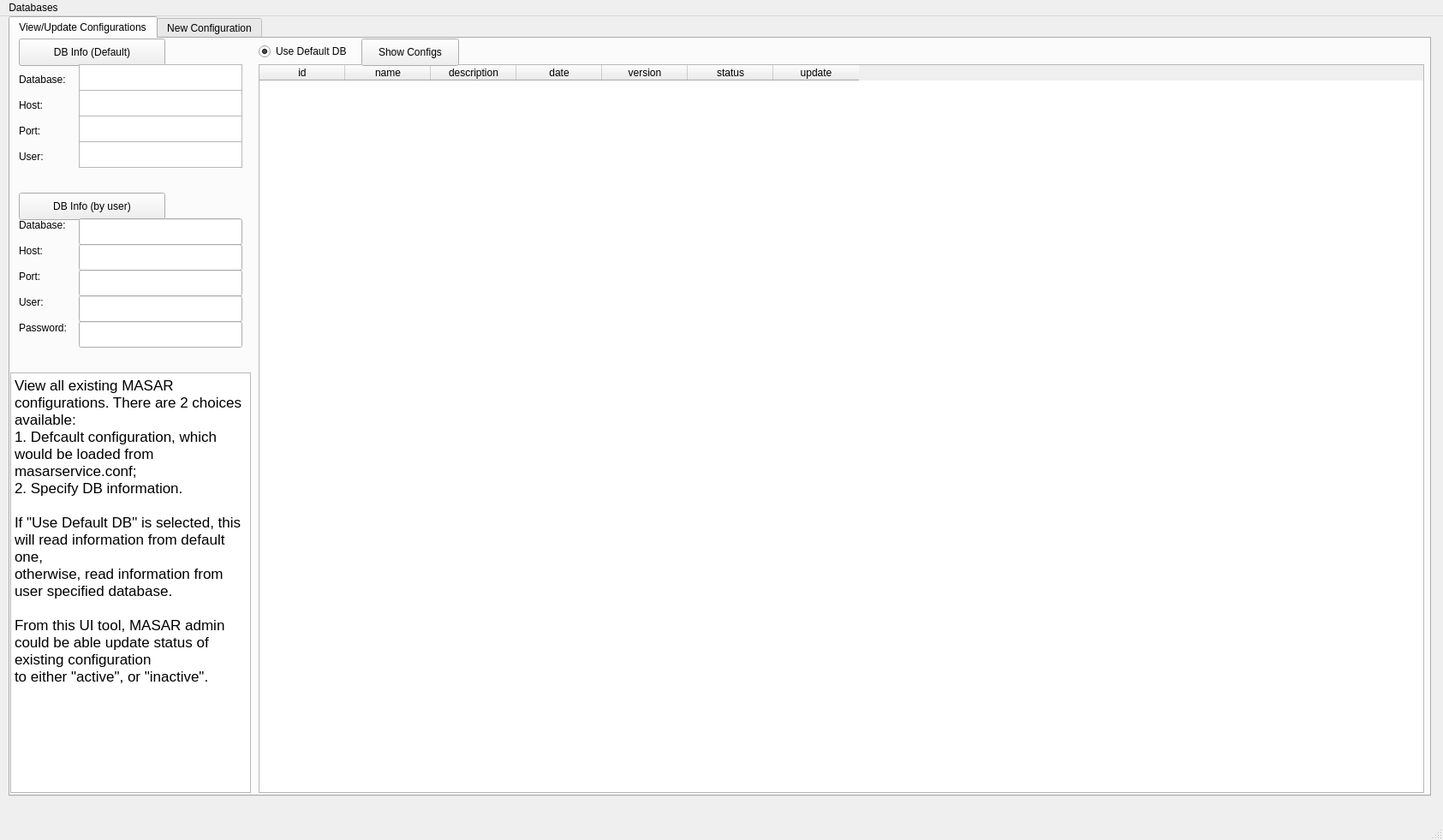
<?xml version="1.0" encoding="UTF-8"?>
<ui version="4.0">
 <class>dbmanagerUI</class>
 <widget class="QMainWindow" name="dbmanagerUI">
  <property name="geometry">
   <rect>
    <x>0</x>
    <y>0</y>
    <width>1685</width>
    <height>981</height>
   </rect>
  </property>
  <property name="windowTitle">
   <string>Masar Configuration Manager</string>
  </property>
  <widget class="QWidget" name="centralwidget">
   <widget class="QTabWidget" name="tabWidget">
    <property name="geometry">
     <rect>
      <x>10</x>
      <y>0</y>
      <width>1661</width>
      <height>911</height>
     </rect>
    </property>
    <property name="currentIndex">
     <number>0</number>
    </property>
    <widget class="QWidget" name="tab">
     <attribute name="title">
      <string>View/Update Configurations</string>
     </attribute>
     <widget class="QTableWidget" name="masarConfigTableWidget">
      <property name="geometry">
       <rect>
        <x>290</x>
        <y>30</y>
        <width>1361</width>
        <height>851</height>
       </rect>
      </property>
      <property name="columnCount">
       <number>7</number>
      </property>
      <attribute name="horizontalHeaderVisible">
       <bool>true</bool>
      </attribute>
      <attribute name="horizontalHeaderShowSortIndicator" stdset="0">
       <bool>true</bool>
      </attribute>
      <attribute name="verticalHeaderVisible">
       <bool>false</bool>
      </attribute>
      <attribute name="verticalHeaderShowSortIndicator" stdset="0">
       <bool>false</bool>
      </attribute>
      <column>
       <property name="text">
        <string>id</string>
       </property>
      </column>
      <column>
       <property name="text">
        <string>name</string>
       </property>
      </column>
      <column>
       <property name="text">
        <string>description</string>
       </property>
      </column>
      <column>
       <property name="text">
        <string>date</string>
       </property>
      </column>
      <column>
       <property name="text">
        <string>version</string>
       </property>
      </column>
      <column>
       <property name="text">
        <string>status</string>
       </property>
      </column>
      <column>
       <property name="text">
        <string>update</string>
       </property>
      </column>
     </widget>
     <widget class="QPushButton" name="showMasarConfigButton">
      <property name="geometry">
       <rect>
        <x>410</x>
        <y>0</y>
        <width>114</width>
        <height>32</height>
       </rect>
      </property>
      <property name="text">
       <string>Show Configs</string>
      </property>
     </widget>
     <widget class="QPushButton" name="defaultInfoButton">
      <property name="geometry">
       <rect>
        <x>10</x>
        <y>0</y>
        <width>171</width>
        <height>32</height>
       </rect>
      </property>
      <property name="text">
       <string>DB Info (Default)</string>
      </property>
     </widget>
     <widget class="QLabel" name="label_3">
      <property name="geometry">
       <rect>
        <x>10</x>
        <y>100</y>
        <width>62</width>
        <height>16</height>
       </rect>
      </property>
      <property name="text">
       <string>Port:</string>
      </property>
     </widget>
     <widget class="QLabel" name="label">
      <property name="geometry">
       <rect>
        <x>10</x>
        <y>40</y>
        <width>62</width>
        <height>16</height>
       </rect>
      </property>
      <property name="text">
       <string>Database:</string>
      </property>
     </widget>
     <widget class="QLabel" name="label_2">
      <property name="geometry">
       <rect>
        <x>10</x>
        <y>70</y>
        <width>62</width>
        <height>16</height>
       </rect>
      </property>
      <property name="text">
       <string>Host:</string>
      </property>
     </widget>
     <widget class="QPushButton" name="newInfoButton">
      <property name="geometry">
       <rect>
        <x>10</x>
        <y>180</y>
        <width>171</width>
        <height>32</height>
       </rect>
      </property>
      <property name="text">
       <string>DB Info (by user)</string>
      </property>
     </widget>
     <widget class="QLabel" name="label_7">
      <property name="geometry">
       <rect>
        <x>10</x>
        <y>130</y>
        <width>62</width>
        <height>16</height>
       </rect>
      </property>
      <property name="text">
       <string>User:</string>
      </property>
     </widget>
     <widget class="QTextBrowser" name="databaseDefault">
      <property name="geometry">
       <rect>
        <x>80</x>
        <y>30</y>
        <width>191</width>
        <height>31</height>
       </rect>
      </property>
     </widget>
     <widget class="QTextBrowser" name="hostDefault">
      <property name="geometry">
       <rect>
        <x>80</x>
        <y>60</y>
        <width>191</width>
        <height>31</height>
       </rect>
      </property>
     </widget>
     <widget class="QTextBrowser" name="portDefault">
      <property name="geometry">
       <rect>
        <x>80</x>
        <y>90</y>
        <width>191</width>
        <height>31</height>
       </rect>
      </property>
     </widget>
     <widget class="QTextBrowser" name="userDefault">
      <property name="geometry">
       <rect>
        <x>80</x>
        <y>120</y>
        <width>191</width>
        <height>31</height>
       </rect>
      </property>
     </widget>
     <widget class="QLabel" name="label_10">
      <property name="geometry">
       <rect>
        <x>10</x>
        <y>300</y>
        <width>62</width>
        <height>16</height>
       </rect>
      </property>
      <property name="text">
       <string>User:</string>
      </property>
     </widget>
     <widget class="QLabel" name="label_11">
      <property name="geometry">
       <rect>
        <x>10</x>
        <y>240</y>
        <width>62</width>
        <height>16</height>
       </rect>
      </property>
      <property name="text">
       <string>Host:</string>
      </property>
     </widget>
     <widget class="QLabel" name="label_12">
      <property name="geometry">
       <rect>
        <x>10</x>
        <y>270</y>
        <width>62</width>
        <height>16</height>
       </rect>
      </property>
      <property name="text">
       <string>Port:</string>
      </property>
     </widget>
     <widget class="QLabel" name="label_13">
      <property name="geometry">
       <rect>
        <x>10</x>
        <y>210</y>
        <width>62</width>
        <height>16</height>
       </rect>
      </property>
      <property name="text">
       <string>Database:</string>
      </property>
     </widget>
     <widget class="QLineEdit" name="databaseLineEdit">
      <property name="geometry">
       <rect>
        <x>80</x>
        <y>210</y>
        <width>191</width>
        <height>31</height>
       </rect>
      </property>
     </widget>
     <widget class="QLineEdit" name="databaseHostLineEdit">
      <property name="geometry">
       <rect>
        <x>80</x>
        <y>240</y>
        <width>191</width>
        <height>31</height>
       </rect>
      </property>
     </widget>
     <widget class="QLineEdit" name="databasePortLineEdit">
      <property name="geometry">
       <rect>
        <x>80</x>
        <y>270</y>
        <width>191</width>
        <height>31</height>
       </rect>
      </property>
     </widget>
     <widget class="QLineEdit" name="databaseUserLineEdit">
      <property name="geometry">
       <rect>
        <x>80</x>
        <y>300</y>
        <width>191</width>
        <height>31</height>
       </rect>
      </property>
     </widget>
     <widget class="QLineEdit" name="databasePwLineEdit">
      <property name="geometry">
       <rect>
        <x>80</x>
        <y>330</y>
        <width>191</width>
        <height>31</height>
       </rect>
      </property>
      <property name="echoMode">
       <enum>QLineEdit::PasswordEchoOnEdit</enum>
      </property>
     </widget>
     <widget class="QLabel" name="label_14">
      <property name="geometry">
       <rect>
        <x>10</x>
        <y>330</y>
        <width>62</width>
        <height>16</height>
       </rect>
      </property>
      <property name="text">
       <string>Password:</string>
      </property>
     </widget>
     <widget class="QRadioButton" name="useDefaultDBRadioButton">
      <property name="geometry">
       <rect>
        <x>290</x>
        <y>5</y>
        <width>121</width>
        <height>20</height>
       </rect>
      </property>
      <property name="text">
       <string>Use Default DB</string>
      </property>
      <property name="checked">
       <bool>true</bool>
      </property>
     </widget>
     <widget class="QTextBrowser" name="textBrowser">
      <property name="geometry">
       <rect>
        <x>0</x>
        <y>390</y>
        <width>281</width>
        <height>491</height>
       </rect>
      </property>
      <property name="autoFillBackground">
       <bool>false</bool>
      </property>
      <property name="html">
       <string>&lt;!DOCTYPE HTML PUBLIC &quot;-//W3C//DTD HTML 4.0//EN&quot; &quot;http://www.w3.org/TR/REC-html40/strict.dtd&quot;&gt;
&lt;html&gt;&lt;head&gt;&lt;meta name=&quot;qrichtext&quot; content=&quot;1&quot; /&gt;&lt;style type=&quot;text/css&quot;&gt;
p, li { white-space: pre-wrap; }
&lt;/style&gt;&lt;/head&gt;&lt;body style=&quot; font-family:'.Lucida Grande UI'; font-size:13pt; font-weight:400; font-style:normal;&quot;&gt;
&lt;p style=&quot; margin-top:0px; margin-bottom:0px; margin-left:0px; margin-right:0px; -qt-block-indent:0; text-indent:0px;&quot;&gt;View all existing MASAR configurations. There are 2 choices available:&lt;/p&gt;
&lt;p style=&quot; margin-top:0px; margin-bottom:0px; margin-left:0px; margin-right:0px; -qt-block-indent:0; text-indent:0px;&quot;&gt;1. Defcault configuration, which would be loaded from masarservice.conf;&lt;/p&gt;
&lt;p style=&quot; margin-top:0px; margin-bottom:0px; margin-left:0px; margin-right:0px; -qt-block-indent:0; text-indent:0px;&quot;&gt;2. Specify DB information.&lt;/p&gt;
&lt;p style=&quot;-qt-paragraph-type:empty; margin-top:0px; margin-bottom:0px; margin-left:0px; margin-right:0px; -qt-block-indent:0; text-indent:0px;&quot;&gt;&lt;br /&gt;&lt;/p&gt;
&lt;p style=&quot; margin-top:0px; margin-bottom:0px; margin-left:0px; margin-right:0px; -qt-block-indent:0; text-indent:0px;&quot;&gt;If &amp;quot;Use Default DB&amp;quot; is selected, this will read information from default one, &lt;/p&gt;
&lt;p style=&quot; margin-top:0px; margin-bottom:0px; margin-left:0px; margin-right:0px; -qt-block-indent:0; text-indent:0px;&quot;&gt;otherwise, read information from user specified database.&lt;/p&gt;
&lt;p style=&quot;-qt-paragraph-type:empty; margin-top:0px; margin-bottom:0px; margin-left:0px; margin-right:0px; -qt-block-indent:0; text-indent:0px;&quot;&gt;&lt;br /&gt;&lt;/p&gt;
&lt;p style=&quot; margin-top:0px; margin-bottom:0px; margin-left:0px; margin-right:0px; -qt-block-indent:0; text-indent:0px;&quot;&gt;From this UI tool, MASAR admin could be able update status of existing configuration&lt;/p&gt;
&lt;p style=&quot; margin-top:0px; margin-bottom:0px; margin-left:0px; margin-right:0px; -qt-block-indent:0; text-indent:0px;&quot;&gt;to either &amp;quot;active&amp;quot;, or &amp;quot;inactive&amp;quot;.&lt;/p&gt;&lt;/body&gt;&lt;/html&gt;</string>
      </property>
     </widget>
    </widget>
    <widget class="QWidget" name="tab_2">
     <attribute name="title">
      <string>New Configuration</string>
     </attribute>
     <widget class="QLabel" name="label_4">
      <property name="geometry">
       <rect>
        <x>40</x>
        <y>30</y>
        <width>51</width>
        <height>16</height>
       </rect>
      </property>
      <property name="text">
       <string>Name:</string>
      </property>
     </widget>
     <widget class="QLineEdit" name="newConfigurationLineEdit">
      <property name="geometry">
       <rect>
        <x>90</x>
        <y>20</y>
        <width>381</width>
        <height>31</height>
       </rect>
      </property>
     </widget>
     <widget class="QLabel" name="label_5">
      <property name="geometry">
       <rect>
        <x>10</x>
        <y>60</y>
        <width>91</width>
        <height>16</height>
       </rect>
      </property>
      <property name="text">
       <string>Description:</string>
      </property>
     </widget>
     <widget class="QLineEdit" name="newConfigurationDescription">
      <property name="geometry">
       <rect>
        <x>90</x>
        <y>50</y>
        <width>701</width>
        <height>31</height>
       </rect>
      </property>
     </widget>
     <widget class="QTableWidget" name="newConfigTableWidget">
      <property name="geometry">
       <rect>
        <x>450</x>
        <y>130</y>
        <width>1201</width>
        <height>741</height>
       </rect>
      </property>
      <property name="mouseTracking">
       <bool>true</bool>
      </property>
      <property name="acceptDrops">
       <bool>true</bool>
      </property>
      <property name="editTriggers">
       <set>QAbstractItemView::AnyKeyPressed|QAbstractItemView::CurrentChanged|QAbstractItemView::DoubleClicked|QAbstractItemView::EditKeyPressed</set>
      </property>
      <property name="rowCount">
       <number>0</number>
      </property>
      <attribute name="horizontalHeaderDefaultSectionSize">
       <number>200</number>
      </attribute>
      <column>
       <property name="text">
        <string>pv group name</string>
       </property>
      </column>
      <column>
       <property name="text">
        <string>pv group description</string>
       </property>
      </column>
      <column>
       <property name="text">
        <string>show pvs</string>
       </property>
      </column>
      <column>
       <property name="text">
        <string>choose pv file</string>
       </property>
      </column>
      <column>
       <property name="text">
        <string>pv file</string>
       </property>
      </column>
     </widget>
     <widget class="QPushButton" name="addPvGroupPushButton">
      <property name="geometry">
       <rect>
        <x>570</x>
        <y>100</y>
        <width>114</width>
        <height>32</height>
       </rect>
      </property>
      <property name="text">
       <string>Add PV Group</string>
      </property>
     </widget>
     <widget class="QPushButton" name="removePvGroupPushButton">
      <property name="geometry">
       <rect>
        <x>1460</x>
        <y>100</y>
        <width>141</width>
        <height>32</height>
       </rect>
      </property>
      <property name="text">
       <string>Remove PV Group</string>
      </property>
     </widget>
     <widget class="QPushButton" name="submiConfigurationPushButton">
      <property name="geometry">
       <rect>
        <x>1400</x>
        <y>40</y>
        <width>201</width>
        <height>32</height>
       </rect>
      </property>
      <property name="text">
       <string>Create New Configuration</string>
      </property>
     </widget>
     <widget class="Line" name="line">
      <property name="geometry">
       <rect>
        <x>0</x>
        <y>90</y>
        <width>1651</width>
        <height>16</height>
       </rect>
      </property>
      <property name="orientation">
       <enum>Qt::Horizontal</enum>
      </property>
     </widget>
     <widget class="QLabel" name="label_6">
      <property name="geometry">
       <rect>
        <x>810</x>
        <y>30</y>
        <width>61</width>
        <height>16</height>
       </rect>
      </property>
      <property name="text">
       <string>System:</string>
      </property>
     </widget>
     <widget class="QComboBox" name="systemComboBox">
      <property name="geometry">
       <rect>
        <x>1010</x>
        <y>20</y>
        <width>121</width>
        <height>31</height>
       </rect>
      </property>
      <item>
       <property name="text">
        <string>Others</string>
       </property>
      </item>
     </widget>
     <widget class="QPushButton" name="listAvailableSystemPushButton">
      <property name="geometry">
       <rect>
        <x>870</x>
        <y>20</y>
        <width>131</width>
        <height>32</height>
       </rect>
      </property>
      <property name="text">
       <string>List System</string>
      </property>
     </widget>
     <widget class="Line" name="line_2">
      <property name="geometry">
       <rect>
        <x>795</x>
        <y>15</y>
        <width>16</width>
        <height>81</height>
       </rect>
      </property>
      <property name="orientation">
       <enum>Qt::Vertical</enum>
      </property>
     </widget>
     <widget class="Line" name="line_3">
      <property name="geometry">
       <rect>
        <x>1330</x>
        <y>15</y>
        <width>16</width>
        <height>81</height>
       </rect>
      </property>
      <property name="orientation">
       <enum>Qt::Vertical</enum>
      </property>
     </widget>
     <widget class="QLineEdit" name="systemLineEdit">
      <property name="geometry">
       <rect>
        <x>1010</x>
        <y>50</y>
        <width>311</width>
        <height>41</height>
       </rect>
      </property>
     </widget>
     <widget class="QPushButton" name="listPvGroupPushButton">
      <property name="geometry">
       <rect>
        <x>0</x>
        <y>100</y>
        <width>141</width>
        <height>32</height>
       </rect>
      </property>
      <property name="text">
       <string>Browse PV Group</string>
      </property>
     </widget>
     <widget class="QTreeView" name="pvGroupTreeView">
      <property name="geometry">
       <rect>
        <x>10</x>
        <y>130</y>
        <width>401</width>
        <height>741</height>
       </rect>
      </property>
     </widget>
    </widget>
   </widget>
  </widget>
  <widget class="QMenuBar" name="menubar">
   <property name="geometry">
    <rect>
     <x>0</x>
     <y>0</y>
     <width>1685</width>
     <height>22</height>
    </rect>
   </property>
   <widget class="QMenu" name="menuDatabases">
    <property name="title">
     <string>Databases</string>
    </property>
    <addaction name="actionSQLite"/>
    <addaction name="actionMongoDB"/>
    <addaction name="actionMySQL"/>
   </widget>
   <addaction name="menuDatabases"/>
  </widget>
  <widget class="QStatusBar" name="statusbar"/>
  <action name="actionSQLite">
   <property name="checkable">
    <bool>true</bool>
   </property>
   <property name="checked">
    <bool>false</bool>
   </property>
   <property name="text">
    <string>SQLite</string>
   </property>
  </action>
  <action name="actionMongoDB">
   <property name="checkable">
    <bool>true</bool>
   </property>
   <property name="text">
    <string>MongoDB</string>
   </property>
  </action>
  <action name="actionMySQL">
   <property name="checkable">
    <bool>true</bool>
   </property>
   <property name="text">
    <string>MySQL</string>
   </property>
  </action>
 </widget>
 <resources/>
 <connections>
  <connection>
   <sender>actionSQLite</sender>
   <signal>changed()</signal>
   <receiver>dbmanagerUI</receiver>
   <slot>actionsqlitemenu()</slot>
   <hints>
    <hint type="sourcelabel">
     <x>-1</x>
     <y>-1</y>
    </hint>
    <hint type="destinationlabel">
     <x>666</x>
     <y>484</y>
    </hint>
   </hints>
  </connection>
  <connection>
   <sender>actionMongoDB</sender>
   <signal>changed()</signal>
   <receiver>dbmanagerUI</receiver>
   <slot>actionmongodbmenu()</slot>
   <hints>
    <hint type="sourcelabel">
     <x>-1</x>
     <y>-1</y>
    </hint>
    <hint type="destinationlabel">
     <x>666</x>
     <y>484</y>
    </hint>
   </hints>
  </connection>
  <connection>
   <sender>actionMySQL</sender>
   <signal>changed()</signal>
   <receiver>dbmanagerUI</receiver>
   <slot>actionmysqlmenu()</slot>
   <hints>
    <hint type="sourcelabel">
     <x>-1</x>
     <y>-1</y>
    </hint>
    <hint type="destinationlabel">
     <x>666</x>
     <y>484</y>
    </hint>
   </hints>
  </connection>
  <connection>
   <sender>defaultInfoButton</sender>
   <signal>pressed()</signal>
   <receiver>dbmanagerUI</receiver>
   <slot>showdefaultdbinfo()</slot>
   <hints>
    <hint type="sourcelabel">
     <x>108</x>
     <y>63</y>
    </hint>
    <hint type="destinationlabel">
     <x>670</x>
     <y>475</y>
    </hint>
   </hints>
  </connection>
  <connection>
   <sender>databaseLineEdit</sender>
   <signal>editingFinished()</signal>
   <receiver>dbmanagerUI</receiver>
   <slot>getdatabasename()</slot>
   <hints>
    <hint type="sourcelabel">
     <x>188</x>
     <y>273</y>
    </hint>
    <hint type="destinationlabel">
     <x>670</x>
     <y>475</y>
    </hint>
   </hints>
  </connection>
  <connection>
   <sender>databaseHostLineEdit</sender>
   <signal>editingFinished()</signal>
   <receiver>dbmanagerUI</receiver>
   <slot>getdatabasehost()</slot>
   <hints>
    <hint type="sourcelabel">
     <x>188</x>
     <y>303</y>
    </hint>
    <hint type="destinationlabel">
     <x>670</x>
     <y>475</y>
    </hint>
   </hints>
  </connection>
  <connection>
   <sender>databasePortLineEdit</sender>
   <signal>editingFinished()</signal>
   <receiver>dbmanagerUI</receiver>
   <slot>getdatabaseport()</slot>
   <hints>
    <hint type="sourcelabel">
     <x>188</x>
     <y>333</y>
    </hint>
    <hint type="destinationlabel">
     <x>670</x>
     <y>475</y>
    </hint>
   </hints>
  </connection>
  <connection>
   <sender>databasePwLineEdit</sender>
   <signal>editingFinished()</signal>
   <receiver>dbmanagerUI</receiver>
   <slot>getdatabasepw()</slot>
   <hints>
    <hint type="sourcelabel">
     <x>188</x>
     <y>393</y>
    </hint>
    <hint type="destinationlabel">
     <x>670</x>
     <y>475</y>
    </hint>
   </hints>
  </connection>
  <connection>
   <sender>showMasarConfigButton</sender>
   <signal>clicked(bool)</signal>
   <receiver>dbmanagerUI</receiver>
   <slot>showmasarconfigs(bool)</slot>
   <hints>
    <hint type="sourcelabel">
     <x>359</x>
     <y>63</y>
    </hint>
    <hint type="destinationlabel">
     <x>670</x>
     <y>475</y>
    </hint>
   </hints>
  </connection>
  <connection>
   <sender>useDefaultDBRadioButton</sender>
   <signal>clicked(bool)</signal>
   <receiver>dbmanagerUI</receiver>
   <slot>choosedbsrc(bool)</slot>
   <hints>
    <hint type="sourcelabel">
     <x>363</x>
     <y>62</y>
    </hint>
    <hint type="destinationlabel">
     <x>670</x>
     <y>475</y>
    </hint>
   </hints>
  </connection>
  <connection>
   <sender>addPvGroupPushButton</sender>
   <signal>clicked()</signal>
   <receiver>dbmanagerUI</receiver>
   <slot>addnewpvgrouprow()</slot>
   <hints>
    <hint type="sourcelabel">
     <x>89</x>
     <y>143</y>
    </hint>
    <hint type="destinationlabel">
     <x>842</x>
     <y>490</y>
    </hint>
   </hints>
  </connection>
  <connection>
   <sender>removePvGroupPushButton</sender>
   <signal>clicked()</signal>
   <receiver>dbmanagerUI</receiver>
   <slot>removepvgrouprow()</slot>
   <hints>
    <hint type="sourcelabel">
     <x>1543</x>
     <y>143</y>
    </hint>
    <hint type="destinationlabel">
     <x>842</x>
     <y>490</y>
    </hint>
   </hints>
  </connection>
  <connection>
   <sender>submiConfigurationPushButton</sender>
   <signal>clicked()</signal>
   <receiver>dbmanagerUI</receiver>
   <slot>submitmasarconfig()</slot>
   <hints>
    <hint type="sourcelabel">
     <x>1503</x>
     <y>63</y>
    </hint>
    <hint type="destinationlabel">
     <x>108</x>
     <y>63</y>
    </hint>
   </hints>
  </connection>
  <connection>
   <sender>newConfigTableWidget</sender>
   <signal>cellClicked(int,int)</signal>
   <receiver>dbmanagerUI</receiver>
   <slot>currentselectedrow(int, int)</slot>
   <hints>
    <hint type="sourcelabel">
     <x>838</x>
     <y>538</y>
    </hint>
    <hint type="destinationlabel">
     <x>842</x>
     <y>490</y>
    </hint>
   </hints>
  </connection>
  <connection>
   <sender>systemComboBox</sender>
   <signal>currentIndexChanged(QString)</signal>
   <receiver>dbmanagerUI</receiver>
   <slot>updateselectedsystem()</slot>
   <hints>
    <hint type="sourcelabel">
     <x>1383</x>
     <y>93</y>
    </hint>
    <hint type="destinationlabel">
     <x>842</x>
     <y>490</y>
    </hint>
   </hints>
  </connection>
  <connection>
   <sender>listAvailableSystemPushButton</sender>
   <signal>clicked()</signal>
   <receiver>dbmanagerUI</receiver>
   <slot>updatesystemcombobox()</slot>
   <hints>
    <hint type="sourcelabel">
     <x>948</x>
     <y>83</y>
    </hint>
    <hint type="destinationlabel">
     <x>842</x>
     <y>490</y>
    </hint>
   </hints>
  </connection>
  <connection>
   <sender>listPvGroupPushButton</sender>
   <signal>clicked()</signal>
   <receiver>dbmanagerUI</receiver>
   <slot>listpvgroups()</slot>
   <hints>
    <hint type="sourcelabel">
     <x>83</x>
     <y>163</y>
    </hint>
    <hint type="destinationlabel">
     <x>108</x>
     <y>63</y>
    </hint>
   </hints>
  </connection>
 </connections>
</ui>
